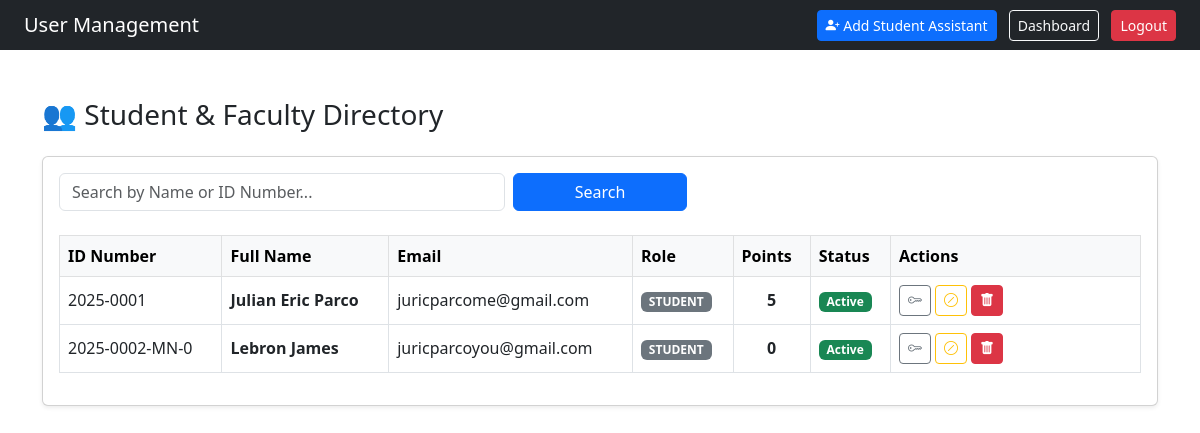
The page /users.php (signed in) on the database as committed earlier.
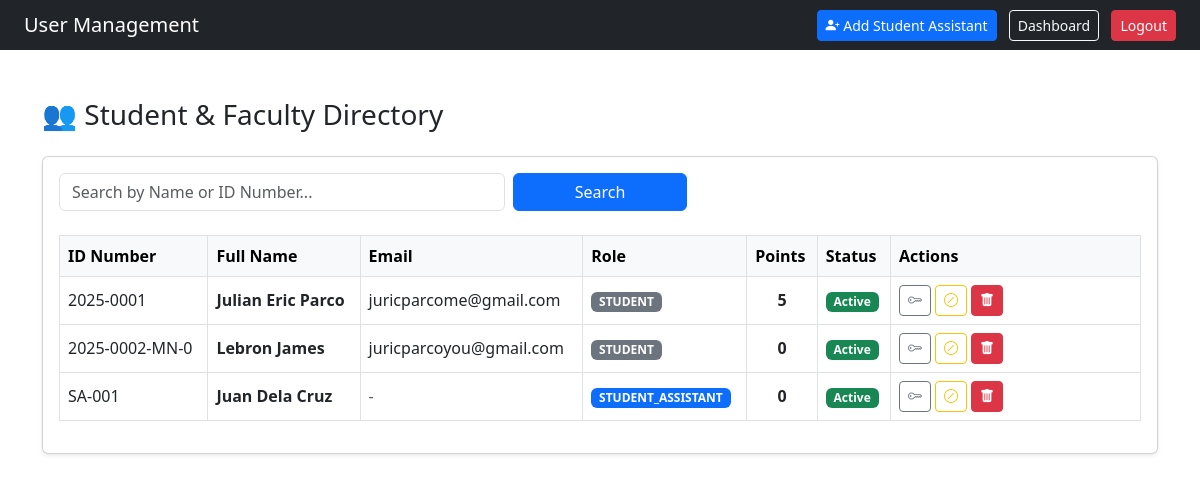
The same page on the database as committed later.
### tables this page shows
CREATE TABLE `users` (
  `user_id` int(11) NOT NULL,
  `id_number` varchar(20) NOT NULL,
  `full_name` varchar(100) NOT NULL,
  `email` varchar(150) NOT NULL,
  `course` varchar(50) DEFAULT NULL,
  `year_section` varchar(20) DEFAULT NULL,
  `password` varchar(255) NOT NULL,
  `role` enum('student','admin','student_assistant') NOT NULL,
  `account_status` enum('active','restricted') DEFAULT 'active',
  `penalty_points` int(11) DEFAULT 0,
  `created_at` timestamp NOT NULL DEFAULT current_timestamp(),
  `ban_end_date` datetime DEFAULT NULL,
  `ban_reason` text DEFAULT NULL
);

### users.php (the view, shortened to what the changed rows need)
<?php
include "db_conn.php";
?>
<!DOCTYPE html>
<html>
<head>
    <link href="https://cdn.jsdelivr.net/npm/bootstrap@5.3.0/dist/css/bootstrap.min.css" rel="stylesheet">
    <link rel="stylesheet" href="https://cdn.jsdelivr.net/npm/bootstrap-icons@1.10.0/font/bootstrap-icons.css">
</head>
<body>
    <div class="container mt-5">
        <div class="card shadow-sm">
            <div class="card-body">
                <div class="table-responsive">
                    <table class="table table-hover table-bordered align-middle">
                        <thead class="table-light">
                            <tr>
                                <th>ID Number</th>
                                <th>Full Name</th>
                                <th>Email</th>
                                <th>Role</th>
                                <th>Points</th>
                                <th>Status</th>
                                <th style="width: 250px;">Actions</th>
                            </tr>
                        </thead>
                        <tbody>
                            <?php
                            $sql = "SELECT * FROM users WHERE role != 'admin' AND account_status != 'deleted'";
                            $sql .= " ORDER BY role ASC, penalty_points DESC";
                            $result = mysqli_query($conn, $sql);
                            if (mysqli_num_rows($result) > 0) {
                                while ($row = mysqli_fetch_assoc($result)) {
                                    $points = $row['penalty_points'];
                                    $row_class = "";
                                    $status_badge = "success";
                                    $status_text = "Active";
                                    $role_badge = ($row['role'] == 'student_assistant') ? 'primary' : 'secondary';
                            ?>
                                <tr class="<?php echo $row_class; ?>">
                                    <td><?php echo $row['id_number']; ?></td>
                                    <td class="fw-bold"><?php echo $row['full_name']; ?></td>
                                    <td><?php echo !empty($row['email']) ? $row['email'] : '<span class="text-muted">-</span>'; ?></td>
                                    <td><span class="badge bg-<?php echo $role_badge; ?>"><?php echo strtoupper($row['role']); ?></span></td>
                                    <td class="fw-bold text-center"><?php echo $points; ?></td>
                                    <td><span class="badge bg-<?php echo $status_badge; ?>"><?php echo $status_text; ?></span></td>
                                    <td>
                                        <div class="d-flex gap-1">
                                            <a href="users.php?action=reset_pass&id=<?php echo $row['user_id']; ?>"
                                               class="btn btn-outline-secondary btn-sm"
                                               onclick="return confirm('Reset password to 12345?');" title="Reset Password">
                                               <i class="bi bi-key"></i>
                                            </a>
                                            <button class="btn btn-outline-warning btn-sm"
                                                    data-bs-toggle="modal"
                                                    data-bs-target="#banModal"
                                                    data-userid="<?php echo $row['user_id']; ?>"
                                                    data-name="<?php echo $row['full_name']; ?>" title="Ban User">
                                                <i class="bi bi-slash-circle"></i>
                                            </button>
                                            <a href="users.php?action=delete&id=<?php echo $row['user_id']; ?>"
                                               class="btn btn-danger btn-sm"
                                               onclick="return confirm('⚠️ DELETE ACCOUNT?\n\nThe user will be removed from this list, but their past transaction history will be KEPT for reports.\n\nContinue?');"
                                               title="Delete User">
                                               <i class="bi bi-trash-fill"></i>
                                            </a>
                                        </div>
                                    </td>
                                </tr>
                            <?php
                                }
                            } else {
                                echo "<tr><td colspan='7' class='text-center py-4 text-muted'>No users found.</td></tr>";
                            }
                            ?>
                        </tbody>
                    </table>
                </div>
            </div>
        </div>
    </div>
</body>
</html>

Rows that differ between the two databases and show on the page:
added users: id_number "SA-001", full_name "Juan Dela Cruz", role "STUDENT_ASSISTANT", penalty_points "0", status_text "Active"
